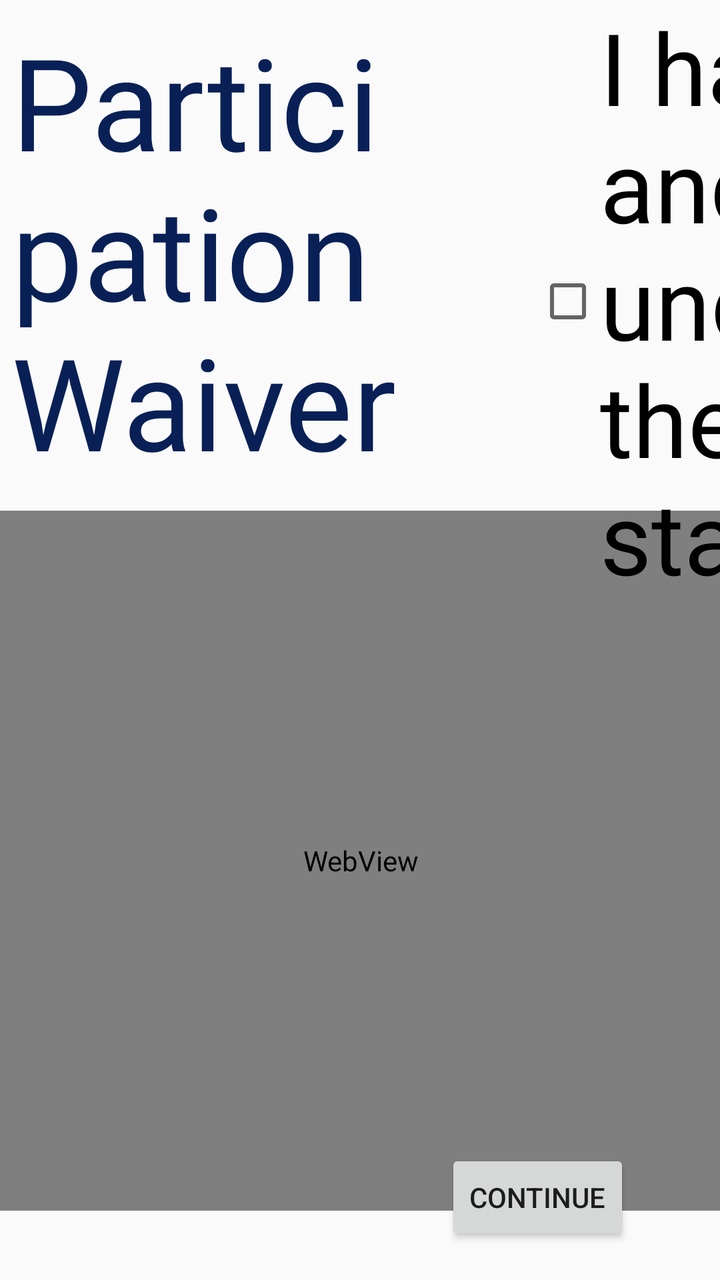
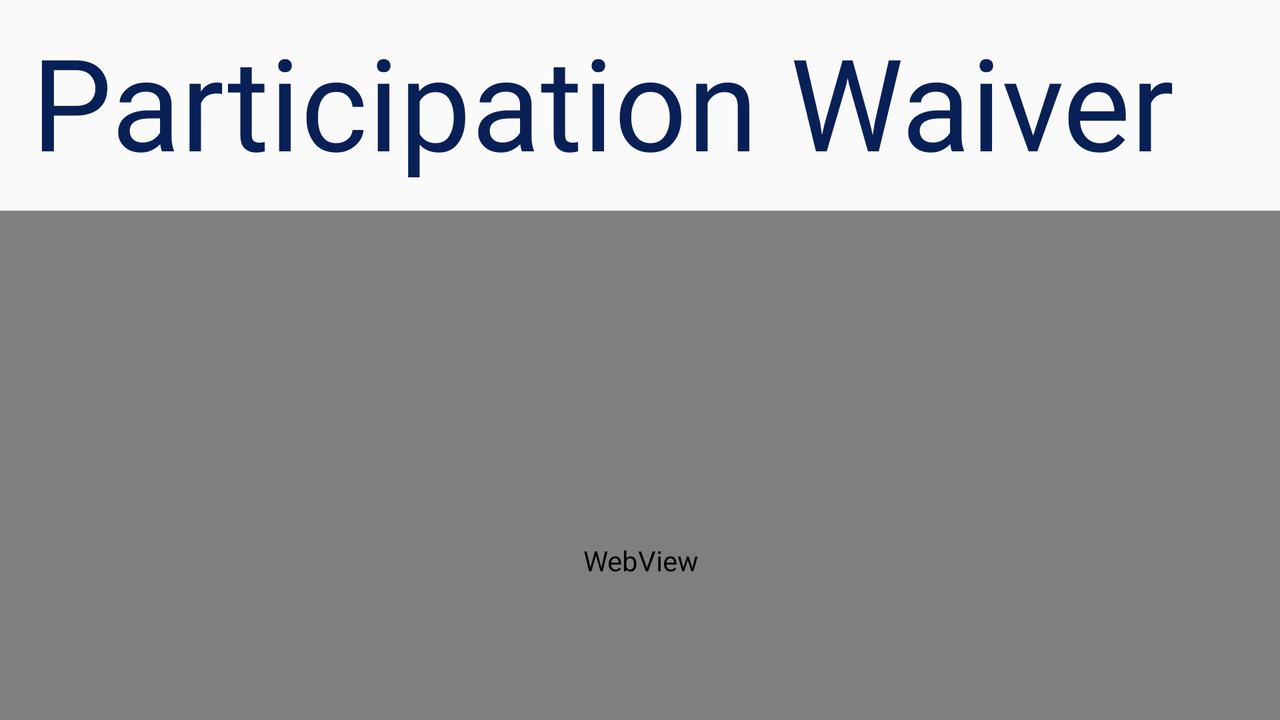

Two renders of one Android screen. The first uses the default layout on a phone; the second uses the alternative layout the repository ships for a different screen configuration, on a matching device. The two XML files are below.
<!-- AndroidManifest.xml: application theme AppTheme -->
<!-- res/layout/layout_newguest_waiver.xml -->
<?xml version="1.0" encoding="utf-8"?>
<android.support.constraint.ConstraintLayout
    xmlns:android="http://schemas.android.com/apk/res/android"
    xmlns:app="http://schemas.android.com/apk/res-auto"
    xmlns:tools="http://schemas.android.com/tools"
    android:layout_width="match_parent"
    android:layout_height="match_parent"
    android:fitsSystemWindows="false">

    <TextView
        android:id="@+id/header_title_text"
        style="@style/text_title_primary_medium"
        android:layout_width="wrap_content"
        android:layout_height="wrap_content"
        android:layout_marginStart="8dp"
        android:layout_marginTop="8dp"
        android:layout_marginEnd="8dp"
        android:layout_marginBottom="8dp"
        android:text="@string/act9_waiver_desc"
        app:layout_constraintBottom_toTopOf="@+id/waiver_web_view"
        app:layout_constraintEnd_toEndOf="parent"
        app:layout_constraintHorizontal_bias="0.147"
        app:layout_constraintStart_toStartOf="parent"
        app:layout_constraintTop_toTopOf="parent"
        app:layout_constraintVertical_bias="0.347" />

    <WebView
        android:id="@+id/waiver_web_view"
        android:layout_width="720sp"
        android:layout_height="350sp"
        android:layout_marginStart="8dp"
        android:layout_marginTop="12dp"
        android:layout_marginEnd="8dp"
        android:background="@color/shadowGray"
        app:layout_constraintEnd_toEndOf="parent"
        app:layout_constraintStart_toStartOf="parent"
        app:layout_constraintTop_toBottomOf="@+id/header_title_text" />

    <CheckBox
        android:id="@+id/checkBox2"
        android:layout_height="wrap_content"
        android:layout_width="wrap_content"
        android:layout_marginStart="268dp"
        android:textSize="50sp"
        android:text="@string/act9_waiver_agree"
        app:layout_constraintStart_toStartOf="parent"
        app:layout_constraintTop_toTopOf="@+id/textView16" />

    <Button
        android:layout_width="wrap_content"
        android:layout_height="wrap_content"
        android:onClick="handleButtonPressed"
        android:text="continue"
        app:layout_constraintBottom_toBottomOf="parent"
        app:layout_constraintEnd_toEndOf="parent"
        app:layout_constraintHorizontal_bias="0.832"
        app:layout_constraintStart_toStartOf="parent"
        app:layout_constraintTop_toTopOf="parent"
        app:layout_constraintVertical_bias="0.971"></Button>

    <FrameLayout
        android:id="@+id/layout_newguest"
        class="org.communityboating.kioskclient.fragment.NavButtonGroupFragment"
        android:layout_width="match_parent"
        android:layout_height="wrap_content"
        android:layout_marginBottom="16dp"
        android:tag="nav_fragment"
        app:layout_constraintBottom_toBottomOf="parent"
        app:layout_constraintEnd_toEndOf="parent"
        app:layout_constraintStart_toStartOf="parent" />

</android.support.constraint.ConstraintLayout>
<!-- resources referenced by this layout -->
<resources>
  <color name="shadowGray">#E5E5E5</color>
  <string name="act9_waiver_agree">I have read and understand the above statement.</string>
  <string name="act9_waiver_desc">Participation Waiver</string>
  <!-- from res/values-hdpi/ -->
  <style name="text_title_primary_medium" parent="text_font_medium">
          <item name="android:textColor">@color/colorPrimaryDark</item>
          <item name="android:textSize">64sp</item>
      </style>
  <!-- from res/values-hdpi/ -->
  <style name="AppTheme" parent="Theme.AppCompat.Light.NoActionBar">
          
          <item name="colorPrimary">@color/colorPrimary</item>
          <item name="colorPrimaryDark">@color/colorPrimaryDark</item>
          <item name="colorAccent">@color/colorAccent</item>
          <item name="android:windowEnableSplitTouch">false</item>
          <item name="android:windowTranslucentStatus">true</item>
          <item name="android:windowTranslucentNavigation">true</item>
      </style>
  <!-- from res/values-hdpi/ -->
  <style name="text_font_medium">
          <item name="android:fontFamily">@font/roboto_medium</item>
      </style>
  <color name="colorPrimaryDark">#082056</color>
  <color name="colorPrimary">#376CA4</color>
  <color name="colorAccent">#2F80ED</color>
</resources>
<!-- res/layout-land/layout_newguest_waiver.xml (the repository's variant of the layout above) -->
<!-- drawn on the phone turned sideways -->
<?xml version="1.0" encoding="utf-8"?>
<android.support.constraint.ConstraintLayout
    xmlns:android="http://schemas.android.com/apk/res/android"
    xmlns:app="http://schemas.android.com/apk/res-auto"
    xmlns:tools="http://schemas.android.com/tools"
    android:layout_width="match_parent"
    android:layout_height="match_parent">

    <TextView
        android:id="@+id/textView16"
        style="@style/text_title_secondary"
        android:layout_width="wrap_content"
        android:layout_height="wrap_content"
        android:layout_marginStart="8dp"
        android:layout_marginTop="8dp"
        android:layout_marginEnd="8dp"
        android:layout_marginBottom="8dp"
        android:text="@string/act9_waiver_agree"
        android:textSize="24sp"
        app:layout_constraintBottom_toBottomOf="parent"
        app:layout_constraintEnd_toEndOf="parent"
        app:layout_constraintHorizontal_bias="0.0"
        app:layout_constraintStart_toEndOf="@+id/checkBox2"
        app:layout_constraintTop_toBottomOf="@+id/waiver_web_view"
        app:layout_constraintVertical_bias="0.272" />

    <TextView
        android:id="@+id/textView15"
        style="@style/text_title_primary_medium"
        android:layout_width="wrap_content"
        android:layout_height="wrap_content"
        android:layout_marginStart="8dp"
        android:layout_marginTop="8dp"
        android:layout_marginEnd="8dp"
        android:layout_marginBottom="8dp"
        android:text="@string/act9_waiver_desc"
        app:layout_constraintBottom_toTopOf="@+id/waiver_web_view"
        app:layout_constraintEnd_toEndOf="parent"
        app:layout_constraintHorizontal_bias="0.147"
        app:layout_constraintStart_toStartOf="parent"
        app:layout_constraintTop_toTopOf="parent"
        app:layout_constraintVertical_bias="0.347" />

    <WebView
        android:id="@+id/waiver_web_view"
        android:layout_width="720sp"
        android:layout_height="350sp"
        android:layout_marginStart="8dp"
        android:layout_marginTop="12dp"
        android:layout_marginEnd="8dp"
        android:background="@color/shadowGray"
        app:layout_constraintEnd_toEndOf="parent"
        app:layout_constraintStart_toStartOf="parent"
        app:layout_constraintTop_toBottomOf="@+id/textView15" />

    <CheckBox
        android:id="@+id/checkBox2"
        android:layout_width="wrap_content"
        android:layout_height="wrap_content"
        android:layout_marginStart="268dp"
        app:layout_constraintStart_toStartOf="parent"
        app:layout_constraintTop_toTopOf="@+id/textView16" />
</android.support.constraint.ConstraintLayout>
<!-- resources referenced by the variant -->
<!-- as the phone turned sideways resolves them -->
<resources>
  <color name="shadowGray">#E5E5E5</color>
  <string name="act9_waiver_agree">I have read and understand the above statement.</string>
  <string name="act9_waiver_desc">Participation Waiver</string>
  <!-- from res/values-hdpi/ -->
  <style name="text_title_primary_medium" parent="text_font_medium">
          <item name="android:textColor">@color/colorPrimaryDark</item>
          <item name="android:textSize">64sp</item>
      </style>
  <!-- from res/values-hdpi/ -->
  <style name="text_title_secondary" parent="text_font_thin">
          <item name="android:textColor">@color/colorPrimaryDark</item>
          <item name="android:textSize">64dp</item>
      </style>
  <!-- from res/values-hdpi/ -->
  <style name="AppTheme" parent="Theme.AppCompat.Light.NoActionBar">
          
          <item name="colorPrimary">@color/colorPrimary</item>
          <item name="colorPrimaryDark">@color/colorPrimaryDark</item>
          <item name="colorAccent">@color/colorAccent</item>
          <item name="android:windowEnableSplitTouch">false</item>
          <item name="android:windowTranslucentStatus">true</item>
          <item name="android:windowTranslucentNavigation">true</item>
      </style>
  <!-- from res/values-hdpi/ -->
  <style name="text_font_medium">
          <item name="android:fontFamily">@font/roboto_medium</item>
      </style>
  <color name="colorPrimaryDark">#082056</color>
  <!-- from res/values-hdpi/ -->
  <style name="text_font_thin">
          <item name="android:fontFamily">@font/roboto_thin</item>
      </style>
  <color name="colorPrimary">#376CA4</color>
  <color name="colorAccent">#2F80ED</color>
</resources>
